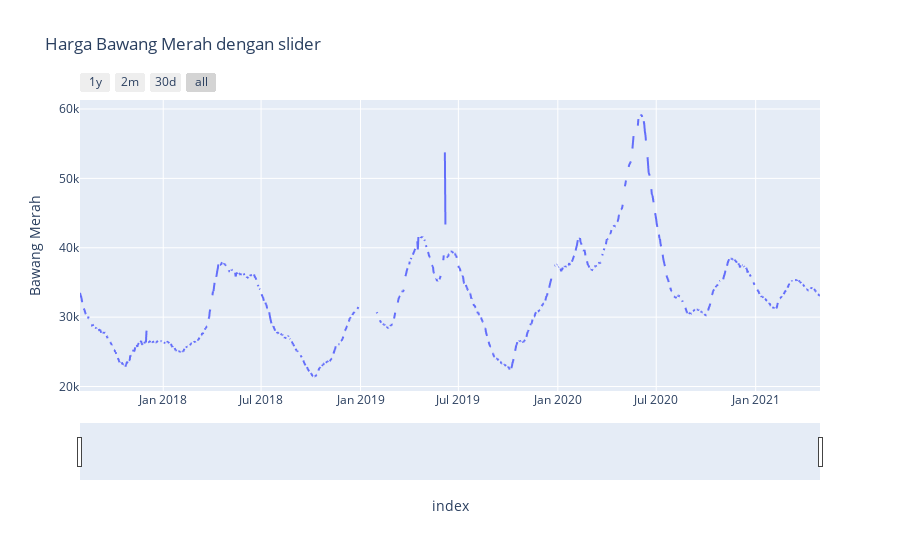

Notebook source saved alongside this figure:
### Markdown cell above
## Bawang Merah

### Code cell
fig = px.line(data, x = data.index, y = 'Bawang Merah', title = 'Harga Bawang Merah dengan slider')
fig.update_xaxes(rangeslider_visible=True,
                rangeselector=dict(
                    buttons=list([
                        dict(count=1, label='1y', step = 'year', stepmode='todate'),
                        dict(count=6, label='2m', step = 'month', stepmode='backward'),
                        dict(count=30, label='30d', step = 'day', stepmode='backward'),
                        dict(step='all')
                ])))
fig.show()

### Figure 1 — Plotly figure (JSON) as saved in the notebook; plotly's stock layout.template omitted (floating-point values rounded to 4 significant figures; data arrays with more than 128 entries replaced by an {"elided": "..."} marker saying what was removed)
{"data": [{"hovertemplate": "index=%{x}<br>Bawang Merah=%{y}<extra></extra>", "legendgroup": "", "line": {"color": "#636efa", "dash": "solid"}, "mode": "lines", "name": "", "showlegend": false, "type": "scattergl", "x": {"elided": "1370 str values"}, "xaxis": "x", "y": {"elided": "1370 int values"}, "yaxis": "y"}], "layout": {"legend": {"tracegroupgap": 0}, "title": {"text": "Harga Bawang Merah dengan slider"}, "xaxis": {"anchor": "y", "domain": [0, 1], "rangeselector": {"buttons": [{"count": 1, "label": "1y", "step": "year", "stepmode": "todate"}, {"count": 6, "label": "2m", "step": "month", "stepmode": "backward"}, {"count": 30, "label": "30d", "step": "day", "stepmode": "backward"}, {"step": "all"}]}, "rangeslider": {"visible": true}, "title": {"text": "index"}}, "yaxis": {"anchor": "x", "domain": [0, 1], "title": {"text": "Bawang Merah"}}}}
